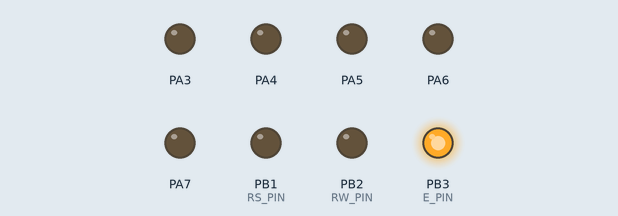
A program run on a simulated ATmega32, built with avr-gcc and emulated at 1 MHz. Parts: output pins drawn as LEDs (lit = HIGH). Pins used as bus, display or sensor lines are not drawn; what the program prints to the serial monitor is not drawn.

Above: at 0.7 s.
At 13.5 s:
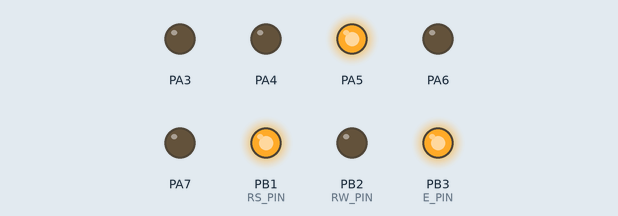
Timing chart, 0 to 20.1 s (numbered marks = the images above):
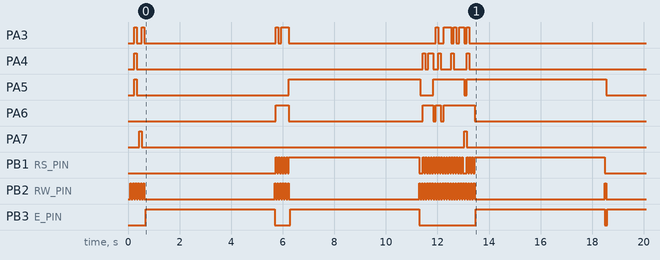

Measured:
- by itself, PA3: LOW → HIGH at 0.24 s, → LOW 0.10 s later, → HIGH 0.20 s later, → LOW 0.10 s later, … (18 changes in this stretch)
- by itself, PA4: LOW → HIGH at 0.24 s, → LOW 0.10 s later, → HIGH 11.1 s later, → LOW 0.10 s later, … (12 changes in this stretch)
- by itself, PA5: LOW → HIGH at 0.24 s, → LOW 0.10 s later, → HIGH 5.9 s later, → LOW 5.1 s later, … (8 changes in this stretch)
- by itself, PA6: LOW → HIGH at 5.7 s, → LOW 0.50 s later, → HIGH 5.2 s later, → LOW 0.40 s later, … (8 changes in this stretch)
- by itself, PA7: alternates HIGH for 0.10 s and LOW for 12.5 s, 4 changes in all, then stays LOW
- by itself, PB3 (E_PIN): goes HIGH 5.0 s, LOW 0.60 s, HIGH 5.0 s, LOW 2.2 s, HIGH 5.0 s, LOW 0.10 s, then HIGH

The program:

main.c
```c
/*
 * AVR_USART_DRIVER.c
 *
 * Created: 9/12/2023 1:24:23 AM
 * Author : aliab
 */

#define F_CPU 1000000UL
#include <avr/io.h>
#include <util/delay.h>

#include "Util.h"
#include "MCAL/AVR_USART_DRIVER.h"
#include "HAL/inc/LCD.h"


int main(void)
{


	char strr[200];
	LCD_INIT();
	LCD_CLEAR_SCREEN();
	_delay_ms(5000);
	LCD_WRITE_STRING("HELLO ");
	_delay_ms(5000);
	LCD_CLEAR_SCREEN();
	UART_init();
	LCD_WRITE_STRING("UART is initialized ");
	_delay_ms(5000);
	LCD_CLEAR_SCREEN();
	UART_SendString("ALI OSAMA ABOOUF");

	while (1)
	{
		UART_ReceiveString(strr);
		LCD_WRITE_STRING(strr);
	}
}
```

LCD.c
```c
/*
 * LCD.c
 *
 * Created: 9/10/2023 6:24:17 AM
 *  Author: aliab
 */
#include "inc/LCD.h"

void LCD_INIT(void)
{
	_delay_ms(20);
	LCD_ISBUSY();
	DataDir_LCD_CTRL |= ((1<<E_PIN)|(1<<RW_PIN)|(1<<RS_PIN)); // Set as output
	LCD_CTRL &= ~((1<<E_PIN)|(1<<RW_PIN)|(1<<RS_PIN)); // Clear
	DataDir_LCD_PORT = 0xFF; // Set Port as Output
	_delay_ms(15);
	LCD_CLEAR_SCREEN();

	#ifdef EIGHT_BIT_MODE
	LCD_WRITE_COMMAND(LCD_CMD_FUNCTION_8BIT_2LINES);
	#endif

	#ifdef FOUR_BIT_MODE
	LCD_WRITE_COMMAND(0x02); // As datasheet
	LCD_WRITE_COMMAND(LCD_CMD_FUNCTION_4BIT_2LINES);
	#endif

	LCD_WRITE_COMMAND(LCD_CMD_ENTRY_MODE);
	LCD_WRITE_COMMAND(LCD_CMD_BEGIN_AT_FIRST_ROW);
	LCD_WRITE_COMMAND(LCD_CMD_DISP_ON_CURSOR_BLINK);

}

void LCD_WRITE_COMMAND(unsigned char command)
{
	#ifdef EIGHT_BIT_MODE
	LCD_ISBUSY();
	LCD_PORT = command;
	LCD_CTRL &= ~(1<<RW_PIN)|(1<<RS_PIN); // Clear
	LCD_KICK();
	#endif

	#ifdef FOUR_BIT_MODE
	LCD_ISBUSY();
	LCD_PORT = (LCD_PORT & 0x0F) | (command & 0xF0);
	LCD_CTRL &= ~ ((1<<RW_PIN)|(1<<RS_PIN));
	LCD_KICK();
	LCD_PORT = (LCD_PORT & 0x0F) | (command << 4);
	LCD_CTRL &= ~ ((1<<RW_PIN)|(1<<RS_PIN));
	LCD_KICK();
	#endif
}

void LCD_WRITE_CHAR(unsigned char character)
{
	#ifdef EIGHT_BIT_MODE
	LCD_ISBUSY();
	LCD_CTRL |= (1<<RS_PIN); // Turn RS ON for data mode
	LCD_PORT = (((character) << DATA_SHIFT));
	LCD_CTRL |= (1<<RS_PIN); // Turn RS ON for data mode
	LCD_CTRL &= ~(1<<RW_PIN); // Turn RW OFF for write mode
	LCD_KICK();
	#endif

	#ifdef FOUR_BIT_MODE
	LCD_PORT = (LCD_PORT & 0x0F) | (character & 0xF0);
	LCD_CTRL |= (1<<RS_PIN); // Turn RS ON for data mode
	LCD_CTRL &= ~(1<<RW_PIN); // Turn RW OFF for write mode
	LCD_KICK();
	LCD_PORT = (LCD_PORT & 0x0F) | (character << 4);
	LCD_CTRL |= (1<<RS_PIN); // Turn RS ON for data mode
	LCD_CTRL &= ~(1<<RW_PIN); // Turn RW OFF for write mode
	LCD_KICK();
	#endif
}

void LCD_WRITE_STRING(char* string)
{
	int count = 0; // To count how much char on the line (it should be 16 char only)

	while (*string > 0)
	{
		count++;
		LCD_WRITE_CHAR(*string++);
		if (count == 16) // Go to the second line
		{
			LCD_GOTOXY(1,0); // Line 1 position 0
		}
		else if (count == 32 || count == 33) // Clear screen and show again
		{
			LCD_CLEAR_SCREEN();
			LCD_GOTOXY(0,0); // Line 0 Position 0
			count = 0;
		}
	}
}

void LCD_CLEAR_SCREEN(void)
{
	LCD_WRITE_COMMAND(LCD_CMD_CLEAR_SCREEN);
}

void LCD_KICK(void)
{
	LCD_CTRL &= ~(1<<E_PIN);
	_delay_ms(50);
	LCD_CTRL |=(1<<E_PIN);
}

void LCD_ISBUSY(void)
{
	DataDir_LCD_PORT = 0x00; //	Input Mode
	LCD_CTRL |= (1<<RW_PIN); // Read mode // ON
	LCD_CTRL &= ~(1<<RS_PIN);// Read Mode // OFF
	LCD_KICK();
	DataDir_LCD_PORT = 0xFF;
	LCD_CTRL &= ~(1<<RW_PIN);
}

void LCD_GOTOXY(unsigned char line, unsigned char position)
{
	if (line == 0)
	{
		if (position < 16 && position >= 0)
		{
			LCD_WRITE_COMMAND(LCD_CMD_BEGIN_AT_FIRST_ROW + position);
		}
	}
	else if (line == 1)
	{
		if (position < 16 && position >= 0)
		{
			LCD_WRITE_COMMAND(LCD_CMD_BEGIN_AT_SECOND_ROW + position);
		}
	}
}
```

LCD.h
```c
/*
 * LCD.h
 *
 * Created: 9/10/2023 6:23:24 AM
 *  Author: aliab
 */


#ifndef LCD_H_
#define LCD_H_

#define F_CPU 1000000UL

#include <avr/io.h>
#include <util/delay.h>

#define LCD_PORT			PORTA
#define DataDir_LCD_PORT	DDRA

#define LCD_CTRL			PORTB
#define DataDir_LCD_CTRL	DDRB

#define RS_PIN				1
#define	RW_PIN				2
#define E_PIN				3

#define DATA_SHIFT			0 // 0:4 bit date mode | 4:4 bit data mode

#define EIGHT_BIT_MODE
//#define FOUR_BIT_MODE

// Options for LCD
#define LCD_REGISTER_SELECT_PIN						(0)
#define LCD_READ_WRITE_PIN							(1)
#define LCD_ENABLE_PIN								(2)
#define LCD_REGISTER_SELECT_ENABLE					(1)
#define LCD_REGISTER_SELECT_DISABLE					(0)
#define READ_FROM_LCD								(1)
#define WRITE_TO_LCD								(0)
#define LCD_ENABLE									(1)
#define LCD_DISABLE									(0)
#define LCD_FIRST_LINE								(0)
#define LCD_SECOND_LINE								(1)

// Commands of LCD
#define LCD_CMD_FUNCTION_8BIT_2LINES   					(0x38)
#define LCD_CMD_FUNCTION_4BIT_2LINES   					(0x28)
#define LCD_CMD_MOVE_DISP_RIGHT       					(0x1C)
#define LCD_CMD_MOVE_DISP_LEFT   						(0x18)
#define LCD_CMD_MOVE_CURSOR_RIGHT   					(0x14)
#define LCD_CMD_MOVE_CURSOR_LEFT 	  					(0x10)
#define LCD_CMD_DISP_OFF   								(0x08)
#define LCD_CMD_DISP_ON_CURSOR   						(0x0E)
#define LCD_CMD_DISP_ON_CURSOR_BLINK   					(0x0F)
#define LCD_CMD_DISP_ON_BLINK   						(0x0D)
#define LCD_CMD_DISP_ON   								(0x0C)
#define LCD_CMD_ENTRY_DEC   							(0x04)
#define LCD_CMD_ENTRY_DEC_SHIFT   						(0x05)
#define LCD_CMD_ENTRY_INC_   							(0x06)
#define LCD_CMD_ENTRY_INC_SHIFT   						(0x07)
#define LCD_CMD_BEGIN_AT_FIRST_ROW						(0x80)
#define LCD_CMD_BEGIN_AT_SECOND_ROW						(0xC0)
#define LCD_CMD_CLEAR_SCREEN							(0x01)
#define LCD_CMD_ENTRY_MODE								(0x06)

void LCD_INIT();
void LCD_WRITE_COMMAND(unsigned char command);
void LCD_WRITE_CHAR(unsigned char character);
void LCD_WRITE_STRING(char* string);
void LCD_ISBUSY(void);
void LCD_CLEAR_SCREEN(void);
void LCD_GOTOXY(unsigned char line, unsigned char position);
void LCD_KICK(void);


#endif /* LCD_H_ */
```

Util.h
```c
/*
 * Util.h
 *
 * Created: 9/12/2023 1:25:37 AM
 *  Author: aliab
 */


#ifndef UTIL_H_
#define UTIL_H_

#define SET_BIT(address,bit) address |= (1<<bit)
#define CLEAR_BIT(address,bit) address &= ~(1<<bit)
#define TOGGLE_BIT(address,bit) address ^= (1<<bit)
#define READ_BIT(address,bit) ((address >> bit)&1)


#endif /* UTIL_H_ */
```

AVR_USART_DRIVER.c
```c
/*
 * AVR_USART_DRIVER.c
 *
 * Created: 9/12/2023 1:27:19 AM
 *  Author: aliab
 */
#include "AVR_USART_DRIVER.h"

void UART_init(){
	//---------------baud rate----------------------------
	//choose asynch mode (default)
	//CLEAR_BIT(UCSRC,UMSEL);

	//we are working with f_osc = 16MHz
	//normal mode (divider = 16)
	CLEAR_BIT(UCSRA,U2X);
	UBRRL = 103; //from data sheet

	//choose asynch mode (default)
	//CLEAR_BIT(UCSRC,UMSEL);


	//--------------------frame---------------------------
	#ifdef  Even_Parity
	CLEAR_BIT(UCSRC,UPM0);
	SET_BIT( UCSRC,UPM1);
	#endif
	#ifdef Odd_Parity
	SET_BIT(UCSRC,UPM0);
	SET_BIT(UCSRC,UPM1);
	#endif

	//stop bit
	#ifdef  one_stop_bit
	CLEAR_BIT(UCSRC,USBS);
	#endif
	#ifdef two_stop_bit
	SET_BIT(UCSRC,USBS);
	#endif

	//Data  size
	switch(frame_size)
	{
		case 5:
		CLEAR_BIT(UCSRC,UCSZ0);
		CLEAR_BIT(UCSRC,UCSZ1);
		CLEAR_BIT(UCSRB,UCSZ2);
		break;

		case 6:
		SET_BIT(UCSRC,UCSZ0);
		CLEAR_BIT(UCSRC,UCSZ1);
		CLEAR_BIT(UCSRB,UCSZ2);
		break;

		case 7:
		CLEAR_BIT(UCSRC,UCSZ0);
		SET_BIT(UCSRC,UCSZ1);
		CLEAR_BIT(UCSRB,UCSZ2);
		break;

		case 8:
		SET_BIT(UCSRC,UCSZ0);
		SET_BIT(UCSRC,UCSZ1);
		CLEAR_BIT(UCSRB,UCSZ2);
		break;

		case 9:
		SET_BIT(UCSRC,UCSZ0);
		SET_BIT(UCSRC,UCSZ1);
		SET_BIT(UCSRB,UCSZ2);
		break;

		default:
		SET_BIT(UCSRC,UCSZ0);
		SET_BIT(UCSRC,UCSZ1);
		CLEAR_BIT(UCSRB,UCSZ2);

	}

	//-----------------Enable----------------------
	SET_BIT(UCSRB,TXEN);
	SET_BIT(UCSRB,RXEN);
}

void UART_SendChar(char data){

	while(!(READ_BIT(UCSRA,UDRE)));
	UDR = data;
}
char UART_ReceiveChar(){
	while(!(READ_BIT(UCSRA,RXC)));
	return UDR;
}


void UART_SendString(char* str) {
	while (*str != '\0') {
		UART_SendChar(*str);
		str++;
	}
	//to indicate end
	UART_SendChar('\r');
}


void UART_ReceiveString(char *Buffer)
{

	*Buffer = UART_ReceiveChar();
	while (*Buffer != '\r') {
		Buffer++;
		*Buffer = UART_ReceiveChar();
	}
	*Buffer = '\0';
}
```

AVR_USART_DRIVER.h
```c
/*
 * AVR_USART_DRIVER.h
 *
 * Created: 9/12/2023 1:27:08 AM
 *  Author: aliab
 */


#ifndef AVR_USART_DRIVER_H_
#define AVR_USART_DRIVER_H_

#include "../Util.h"
#include <stdint.h>
#include <avr/io.h>


//#define Even_Parity
#define two_stop_bit
#define frame_size 8

void UART_init();
void UART_SendChar(char data);
char UART_ReceiveChar();
void UART_SendString(char* str);
void UART_ReceiveString(char *Buffer);


#endif /* AVR_USART_DRIVER_H_ */
```
